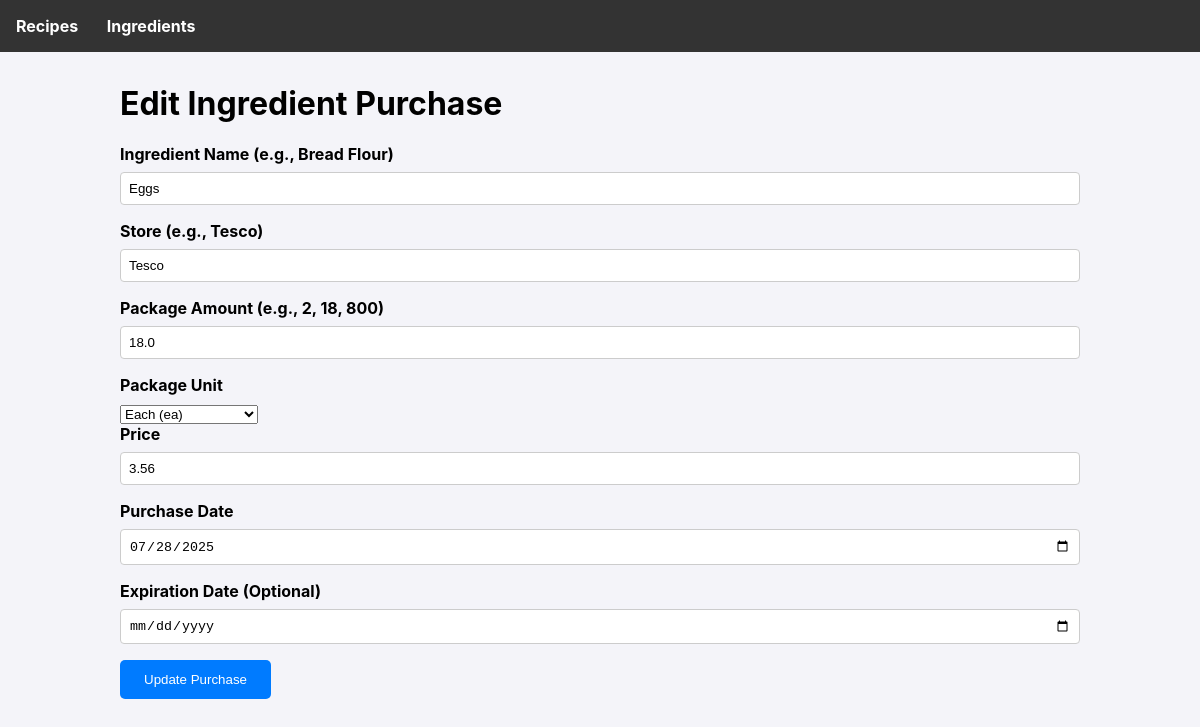
Page /ingredient/edit/5 on the earlier database version.
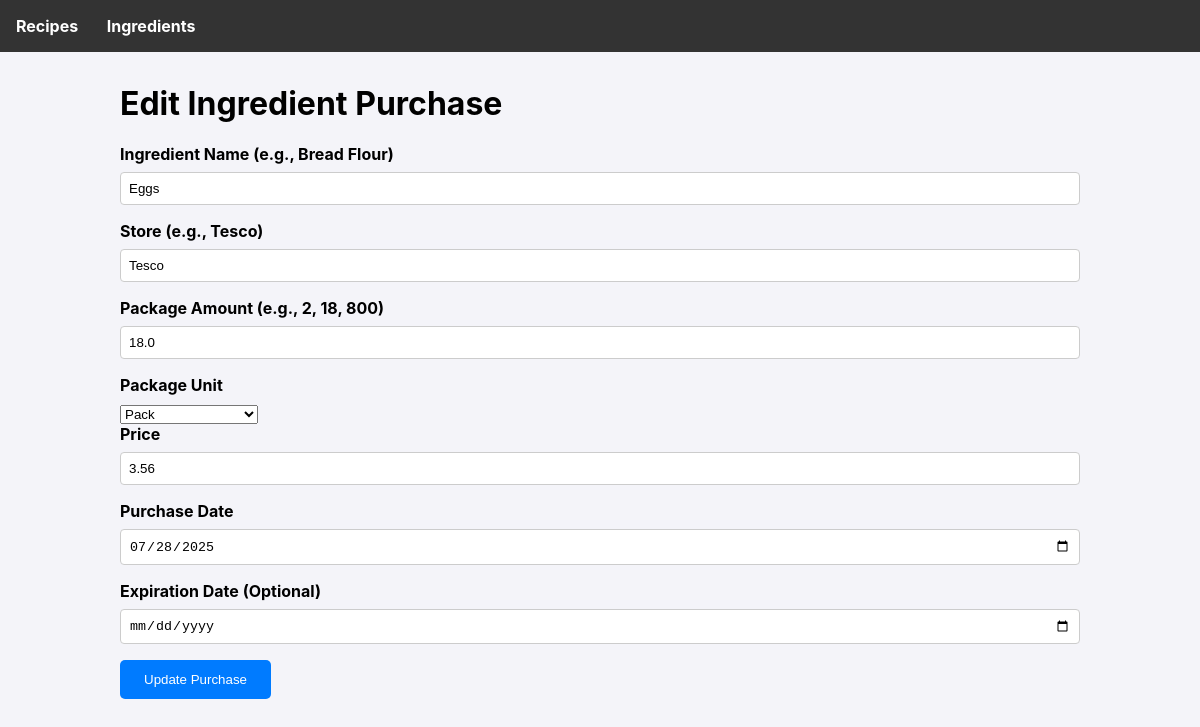
Same page on the later database version.
### tables this page shows
CREATE TABLE ingredient_purchases (
        id INTEGER PRIMARY KEY AUTOINCREMENT,
        ingredient_id INTEGER NOT NULL,
        store TEXT,
        package_amount REAL NOT NULL,
        package_unit TEXT NOT NULL,
        price REAL NOT NULL,
        purchase_date TEXT NOT NULL,
        expiry_date TEXT,
        FOREIGN KEY (ingredient_id) REFERENCES ingredients (id)
    );

### app.py (the view, shortened to what this page needs)
@app.route('/ingredient/edit/<int:purchase_id>', methods=('GET', 'POST'))
def edit_ingredient(purchase_id):
    db = get_db()
    purchase = db.execute('''
        SELECT ip.id, ip.store, ip.package_amount, ip.package_unit, ip.price, ip.purchase_date, ip.expiry_date, i.name
        FROM ingredient_purchases ip
        JOIN ingredients i ON ip.ingredient_id = i.id
        WHERE ip.id = ?
    ''', (purchase_id,)).fetchone()
    if purchase is None:
        flash('Ingredient purchase not found.', 'error')
        return redirect(url_for('list_ingredients'))
    return render_template('ingredient_form.html', purchase=purchase, units=UNITS)

### app.py (called while the page is built)
def get_db():
    if 'db' not in g:
        g.db = sqlite3.connect(DATABASE)
        g.db.row_factory = sqlite3.Row
    return g.db

### templates/ingredient_form.html (shortened to what this page needs)
{% extends 'base.html' %}
{% block content %}
    <h1>{% if purchase %}Edit Ingredient Purchase{% else %}Add New Ingredient Purchase{% endif %}</h1>
    <form method="post">
        <label for="name">Ingredient Name (e.g., Bread Flour)</label>
        <input type="text" name="name" id="name" value="{{ purchase.name if purchase else '' }}" required>
        <label for="store">Store (e.g., Tesco)</label>
        <input type="text" name="store" id="store" value="{{ purchase.store if purchase else '' }}" required>
        <label for="package_amount">Package Amount (e.g., 2, 18, 800)</label>
        <input type="number" step="any" name="package_amount" id="package_amount" value="{{ purchase.package_amount if purchase else '' }}" required>
        <label for="package_unit">Package Unit</label>
        <select name="package_unit" id="package_unit" required>
            {% for abbr, full_name, dimension in units %}
                <option value="{{ abbr }}" {% if purchase and purchase.package_unit == abbr %}selected{% endif %}>
                    {{ full_name }}
                </option>
            {% endfor %}
        </select>
        <label for="price">Price</label>
        <input type="number" step="0.01" name="price" id="price" value="{{ purchase.price if purchase else '' }}" required>
        <label for="purchase_date">Purchase Date</label>
        <input type="date" name="purchase_date" id="purchase_date" value="{{ purchase.purchase_date if purchase else '' }}" required>
        <label for="expiry_date">Expiration Date (Optional)</label>
        <input type="date" name="expiry_date" id="expiry_date" value="{{ purchase.expiry_date if purchase else '' }}">
        <button type="submit">{% if purchase %}Update Purchase{% else %}Save Ingredient Purchase{% endif %}</button>
    </form>
{% endblock %}

Differences in the rows shown:
changed ingredient_purchases "Tesco": package_unit "Each (ea)" → "Pack"
